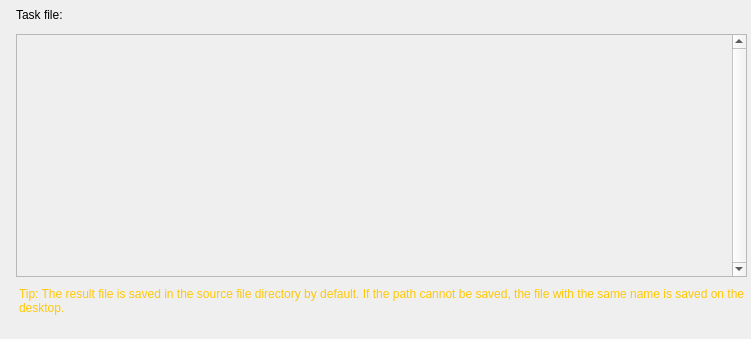
<?xml version="1.0" encoding="UTF-8"?>
<ui version="4.0">
 <class>QueueupForProcessingMappingDlg</class>
 <widget class="QWidget" name="QueueupForProcessingMappingDlg">
  <property name="geometry">
   <rect>
    <x>0</x>
    <y>0</y>
    <width>751</width>
    <height>339</height>
   </rect>
  </property>
  <property name="sizePolicy">
   <sizepolicy hsizetype="Expanding" vsizetype="Expanding">
    <horstretch>0</horstretch>
    <verstretch>0</verstretch>
   </sizepolicy>
  </property>
  <property name="windowTitle">
   <string>Form</string>
  </property>
  <layout class="QVBoxLayout" name="verticalLayout">
   <property name="spacing">
    <number>0</number>
   </property>
   <property name="leftMargin">
    <number>16</number>
   </property>
   <property name="topMargin">
    <number>0</number>
   </property>
   <property name="rightMargin">
    <number>4</number>
   </property>
   <property name="bottomMargin">
    <number>24</number>
   </property>
   <item>
    <widget class="QWidget" name="S1MapWidget" native="true">
     <layout class="QVBoxLayout" name="verticalLayout_3">
      <property name="spacing">
       <number>0</number>
      </property>
      <property name="leftMargin">
       <number>0</number>
      </property>
      <property name="topMargin">
       <number>8</number>
      </property>
      <property name="rightMargin">
       <number>0</number>
      </property>
      <property name="bottomMargin">
       <number>12</number>
      </property>
      <item>
       <widget class="QLabel" name="label">
        <property name="text">
         <string>Task file:</string>
        </property>
        <property name="alignment">
         <set>Qt::AlignLeading|Qt::AlignLeft|Qt::AlignTop</set>
        </property>
       </widget>
      </item>
     </layout>
    </widget>
   </item>
   <item>
    <widget class="QScrollArea" name="scrollArea">
     <property name="styleSheet">
      <string notr="true"/>
     </property>
     <property name="verticalScrollBarPolicy">
      <enum>Qt::ScrollBarAlwaysOn</enum>
     </property>
     <property name="horizontalScrollBarPolicy">
      <enum>Qt::ScrollBarAlwaysOff</enum>
     </property>
     <property name="sizeAdjustPolicy">
      <enum>QAbstractScrollArea::AdjustToContents</enum>
     </property>
     <property name="widgetResizable">
      <bool>true</bool>
     </property>
     <widget class="QWidget" name="scrollAreaWidgetContents">
      <property name="geometry">
       <rect>
        <x>0</x>
        <y>0</y>
        <width>712</width>
        <height>245</height>
       </rect>
      </property>
      <layout class="QVBoxLayout" name="verticalLayout_2">
       <property name="spacing">
        <number>0</number>
       </property>
       <property name="leftMargin">
        <number>0</number>
       </property>
       <property name="topMargin">
        <number>0</number>
       </property>
       <property name="rightMargin">
        <number>0</number>
       </property>
       <property name="bottomMargin">
        <number>0</number>
       </property>
       <item>
        <widget class="QWidget" name="widget" native="true"/>
       </item>
      </layout>
     </widget>
    </widget>
   </item>
   <item>
    <widget class="QLabel" name="label_2">
     <property name="styleSheet">
      <string notr="true">color: #FFC804;
padding-top:10;
font-size:12px;</string>
     </property>
     <property name="text">
      <string>Tip: The result file is saved in the source file directory by default. If the path cannot be saved, the file with the same name is saved on the desktop.</string>
     </property>
     <property name="wordWrap">
      <bool>true</bool>
     </property>
    </widget>
   </item>
  </layout>
 </widget>
 <resources/>
 <connections/>
</ui>
